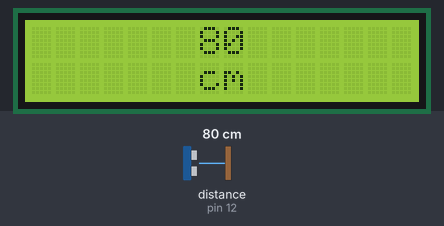
A sketch run on a simulated Arduino Uno, built with avr-gcc and run on an emulated ATmega328P. On the bench: 16×2 character LCD. Wiring (inferred from the names in the program): ultrasonic range finder: trigger pin 11; echo pin 12. Inputs (shaded band) come from the test bench; at power-on: distance to the obstacle (sensor on pin 12) 80 cm. The echo pulse lasts 58.3 µs per cm; what the sketch prints to the serial monitor is not drawn.

Above: at 1.2 s.
1.3 s: distance to the obstacle (sensor on pin 12) set to 2 cm
At 2.7 s:
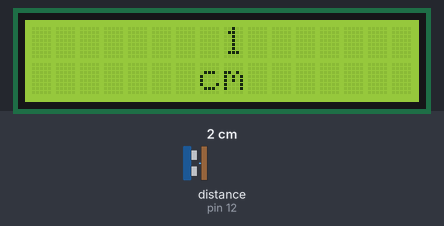
3.0 s: distance to the obstacle (sensor on pin 12) set to 4 cm
At 4.3 s:
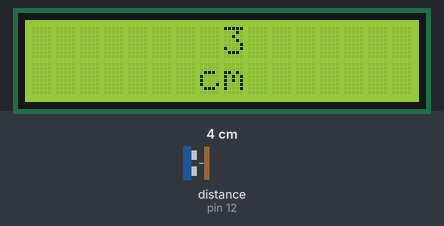
4.6 s: distance to the obstacle (sensor on pin 12) set to 9 cm
At 5.8 s:
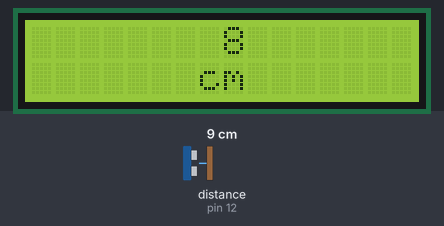
6.1 s: distance to the obstacle (sensor on pin 12) set to 103 cm
At 6.6 s:
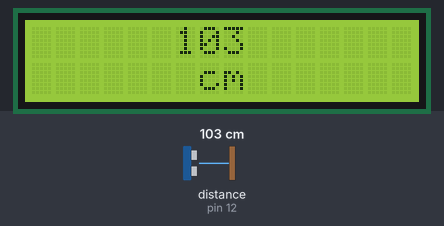
Timing chart, 0 to 9.1 s (numbered marks = the images above; inputs shaded):
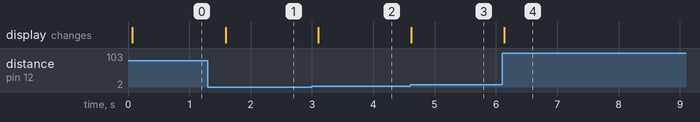

The sketch:

cz_odl_lcd.ino
```cpp
#include <LiquidCrystal.h>
#define trigPin 11
#define echoPin 12
LiquidCrystal lcd(2, 3, 4, 5, 6, 7);

void setup() {
  Serial.begin (9600);
  lcd.begin(16, 2); //Deklaracja typu
  pinMode(trigPin, OUTPUT); //Pin, do którego podłączymy trig jako wyjście
  pinMode(echoPin, INPUT); //a echo, jako wejście
}

void loop() {
  long odl, odl2;
  odl = odleglosc();
  if (odl != odl2) {
  //if (odl <=50){
    wys(odl);
    delay(500);}
  odl2 = odl;
}


void wys(long odl) {
  lcd.clear();
  if (odl < 10) {
    lcd.setCursor(8, 0);
  } else if (odl < 100) {
    lcd.setCursor(7, 0);
  } else if (odl < 1000) {
    lcd.setCursor(6, 0);
  } else {lcd.setCursor(5, 0);
  }
lcd.print(odl);
lcd.setCursor(6, 1);
lcd.print(" cm");
Serial.println(odl);
}

long odleglosc() {
  long czas;
  digitalWrite(trigPin, LOW);
  delayMicroseconds(2);
  digitalWrite(trigPin, HIGH);
  delayMicroseconds(10);
  digitalWrite(trigPin, LOW);

  //Pomiar wykonany
  czas = pulseIn(echoPin, HIGH);
  return czas / 58;
}
```

Measured:
- after the input at 1.3 s, the display: changes after 0.29 s (image 1)
- after the input at 3.0 s, the display: changes after 0.10 s (image 2)
- after the input at 4.6 s, the display: changes at once (image 3)
- after the input at 6.1 s, the display: changes at once (image 4)
